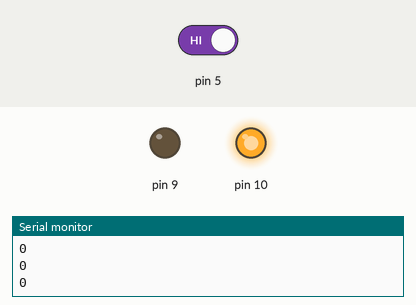
This sketch was run on a simulated Arduino Uno, built with avr-gcc and run on an emulated ATmega328P. Parts: output pins drawn as LEDs (lit = HIGH), the last lines printed to the serial monitor. Dashed ring = blinking. Inputs (shaded band) come from the test bench; at power-on: pin 5 HIGH.

Above: at 1.2 s.
1.3 s: pin 5 driven LOW
At 2.2 s:
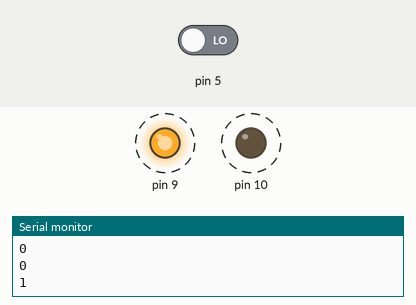
4.3 s: pin 5 driven HIGH
At 5.3 s:
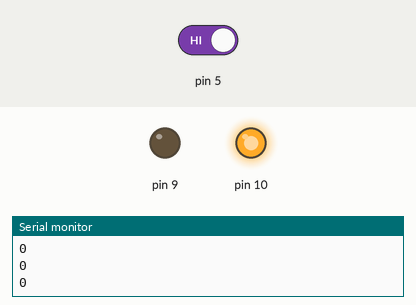
Timing chart, 0 to 7.3 s (numbered marks = the images above; inputs shaded):
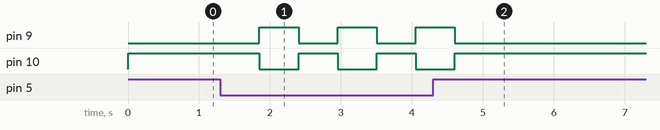

Measured:
- after the input at 1.3 s, pin 9, pin 10: alternates HIGH for 0.55 s and LOW for 0.55 s, starting after 0.55 s
- after the input at 4.3 s, pin 9: goes on until 4.6 s, then stays LOW; pin 10: goes on until 4.6 s, then stays HIGH

The sketch:

oct14_drukknop____light_verandert.ino
```cpp
void setup(){Serial.begin(9600);pinMode(5, INPUT);pinMode(9, OUTPUT);pinMode(10, OUTPUT);}

int aan = 0;

void loop() {
  if (aan == 1){digitalWrite(9,HIGH);digitalWrite(10,LOW);}
  if (aan == 0){digitalWrite(10,HIGH);digitalWrite(9,LOW);}
  int drukknop = digitalRead(5);
  Serial.println(aan);
  if (drukknop == 0){
    if (aan == 1){aan = 0;}
    else{aan = 1;}
    delay(500);
  }
  delay(50);
}
```
